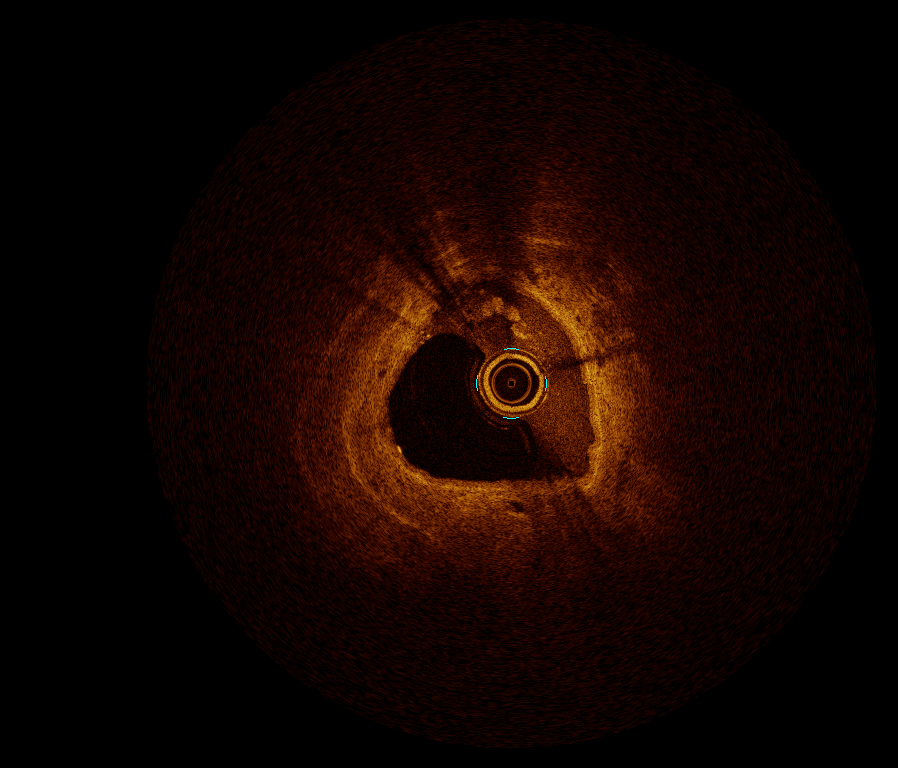
#> input picture DataImage/2/1.png, 898 x 768 px
$ python hsv.py
#> lines starting #> are read from the running program, lines starting #| are printed output that depends on the picture; after the words box and inside, x2 and y2 are one past the last pixel; in counts of white or black regions, pixels touching at a corner belong together
'''
把hsv变成rgb
和
把rgb变成hsv
'''
import cv2
import math

def hsv2rgb(h, s, v):
    h = float(h)
    s = float(s)
    v = float(v)
    h60 = h / 60.0
    h60f = math.floor(h60)
    hi = int(h60f) % 6
    f = h60 - h60f
    p = v * (1 - s)
    q = v * (1 - f * s)
    t = v * (1 - (1 - f) * s)
    r, g, b = 0, 0, 0
    if hi == 0: r, g, b = v, t, p
    elif hi == 1: r, g, b = q, v, p
    elif hi == 2: r, g, b = p, v, t
    elif hi == 3: r, g, b = p, q, v
    elif hi == 4: r, g, b = t, p, v
    elif hi == 5: r, g, b = v, p, q
    r, g, b = int(r * 255), int(g * 255), int(b * 255)
    return r, g, b

def rgb2hsv(r, g, b):
    r, g, b = r/255.0, g/255.0, b/255.0
    mx = max(r, g, b)
    mn = min(r, g, b)
    df = mx-mn
    if mx == mn:
        h = 0
    elif mx == r:
        h = (60 * ((g-b)/df) + 360) % 360
    elif mx == g:
        h = (60 * ((b-r)/df) + 120) % 360
    elif mx == b:
        h = (60 * ((r-g)/df) + 240) % 360
    if mx == 0:
        s = 0
    else:
        s = df/mx
    v = mx
    return h, s, v

image_path="DataImage/2/1.png"
img = cv2.imread(image_path)  # 读取彩色图像(BGR)
#> img is the input picture: shape (768, 898, 3); mean B, G, R 0.3, 4.7, 19.3
img=img[0:768,0:898]
height, width = img.shape[:2]  # 图片的高度和宽度
#> height = 768; width = 898

atan_value=math.atan(634/367)
atan_degree=math.degrees(atan_value)
theta1=atan_degree   # 顺时针旋转角度，单位为角度
x0, y0 = 511, 383  # 以图像中心作为旋转中心
MAR1 = cv2.getRotationMatrix2D((x0,y0), theta1, 1.0)

imgR1 = cv2.warpAffine(img, MAR1, (width, height))  # 旋转变换，默认为黑色填充
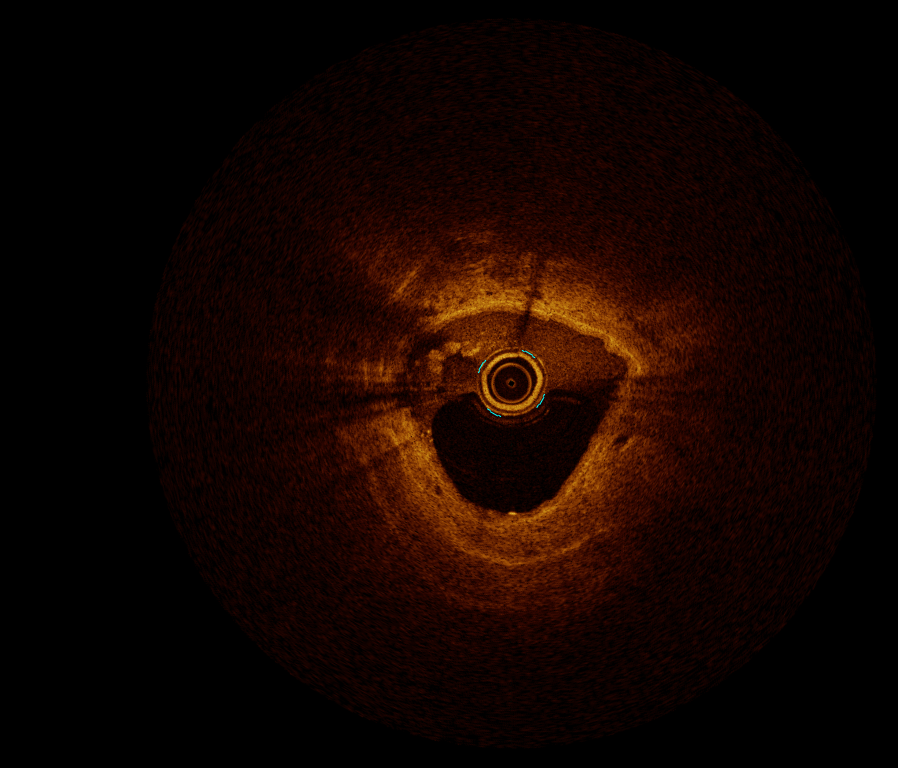
#> imgR1: shape (768, 898, 3); mean B, G, R 0.3, 4.7, 19.3

#半径和中心
r=383-18
r1=383-272
x0=511
y0=383

#遍历每个像素，保留图像中央的圆形部分
for y in range(height):
    for x in range(width):
        if (x-x0)**2+(y-y0)**2>r**2: #判断当前像素 (x, y) 是否在以 (x0, y0) 为中心，半径为 r 的圆形区域之外
            imgR1[y,x]=(0,0,0) #当前像素在圆的外部，那么将这个像素的颜色设置为黑色
    pixel0=imgR1[y,509]
    pixel2=imgR1[y,513]
    h1,s1,v1=rgb2hsv(pixel0[2],pixel0[1],pixel0[0])
    h2,s2,v2=rgb2hsv(pixel2[2],pixel2[1],pixel2[0])
    rgb1=hsv2rgb((h1*2+h2)/3,(s1*2+s2)/3,(v1*2+v2)/3)#不只是511有线，所以取加权消除
    rgb2=hsv2rgb((h1+h2)/2,(s1+s2)/2,(v1+v2)/2)
    rgb3=hsv2rgb((h1+2*h2)/3,(s1+2*s2)/3,(v1+2*v2)/3)
    imgR1[y,510]=(rgb1[2],rgb1[1],rgb1[0])
    imgR1[y,511]=(rgb2[2],rgb2[1],rgb2[0])
    imgR1[y,512]=(rgb3[2],rgb3[1],rgb3[0])
#> imgR1: shape (768, 898, 3); 0.43% of pixels changed, all inside (x1, y1, x2, y2) = (146, 17, 878, 750)


cv2.imshow("vertical",imgR1)
cv2.waitKey()
cv2.destroyAllWindows()
#saveFile="../oct/rot/1.png"
#cv2.imwrite(saveFile,imgR1)

$ run again, with DataImage/2/10.png copied over DataImage/2/1.png
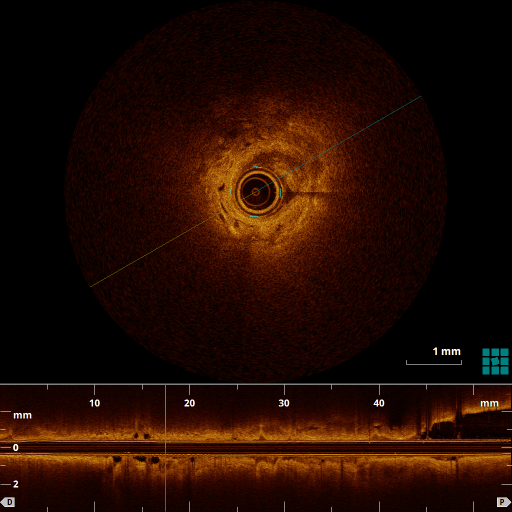
#> input picture DataImage/2/10.png, 1024 x 1024 px (shown at 1/2 size)
#> img is the input picture: shape (1024, 1024, 3); mean B, G, R 2.1, 11.2, 34
#> img: shape (768, 898, 3)
#> `imgR1 = cv2.warpAffine(img, MAR1, (width, height))`:
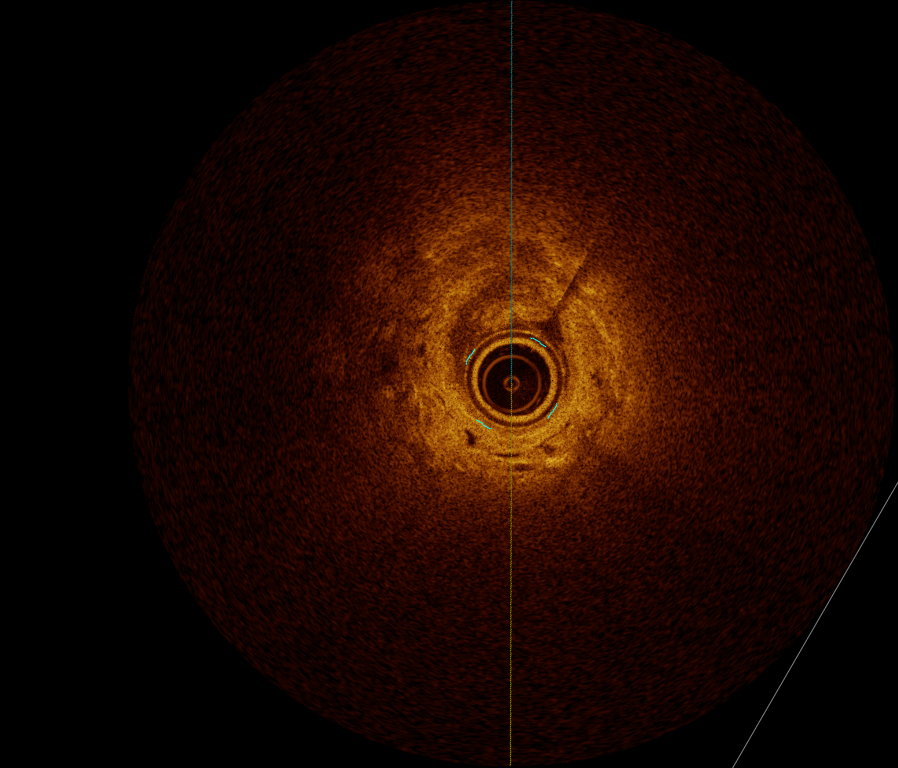
#> imgR1: shape (768, 898, 3); mean B, G, R 0.6, 7.7, 28
#> after the loop `for y in range(height):`:
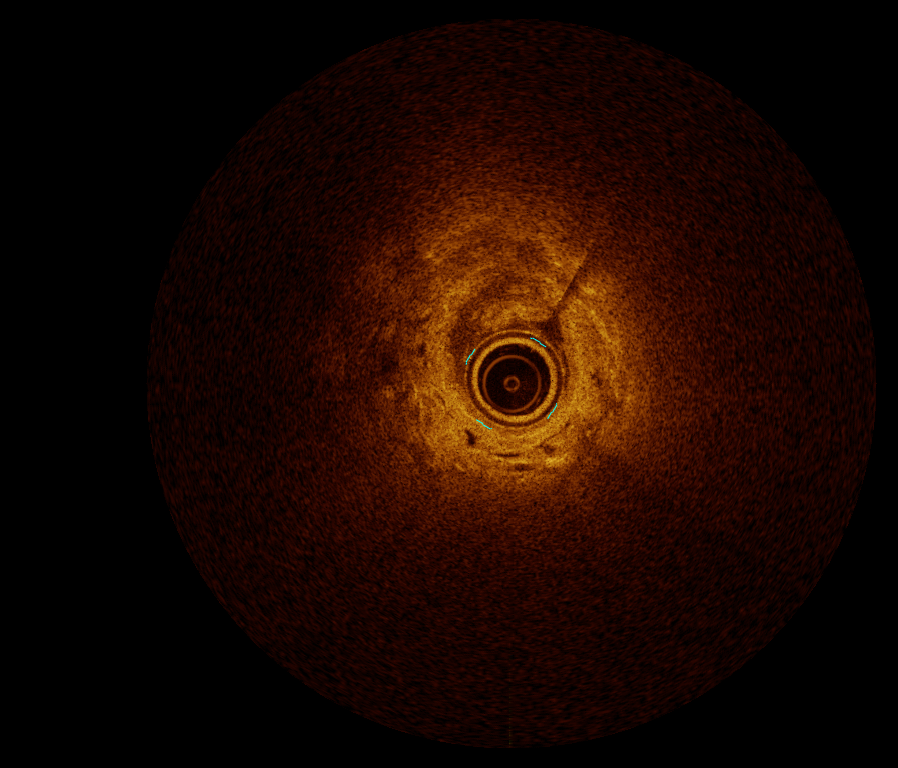
#> imgR1: shape (768, 898, 3); 6.56% of pixels changed, all inside (x1, y1, x2, y2) = (127, 0, 898, 768)

$ run again, with DataImage/2/2.png copied over DataImage/2/1.png
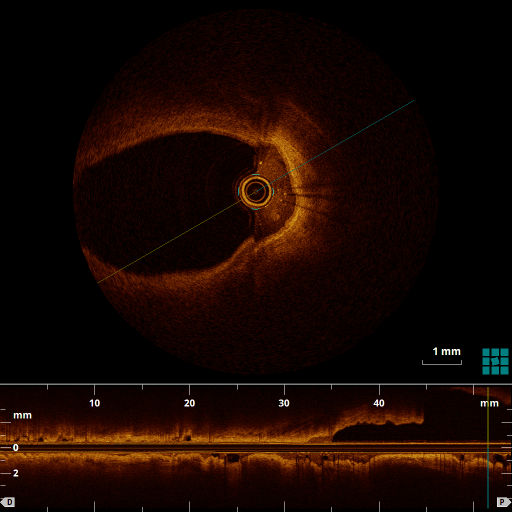
#> input picture DataImage/2/2.png, 1024 x 1024 px (shown at 1/2 size)
#> img is the input picture: shape (1024, 1024, 3); mean B, G, R 1.8, 7.5, 23.5
#> img: shape (768, 898, 3)
#> `imgR1 = cv2.warpAffine(img, MAR1, (width, height))`:
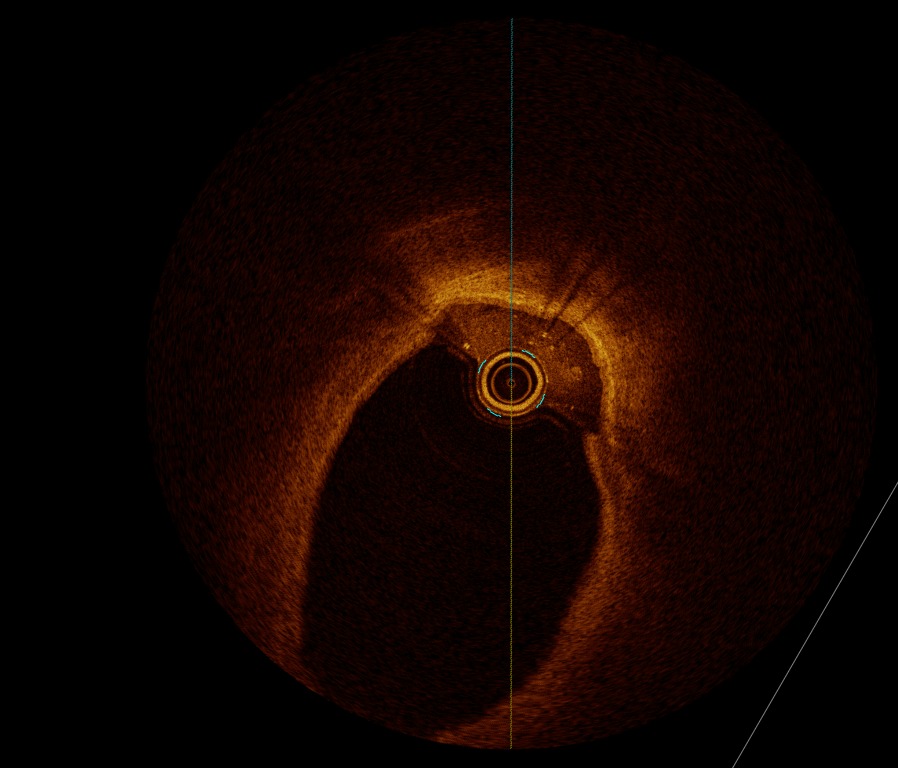
#> imgR1: shape (768, 898, 3); mean B, G, R 0.4, 4.3, 18
#> after the loop `for y in range(height):`:
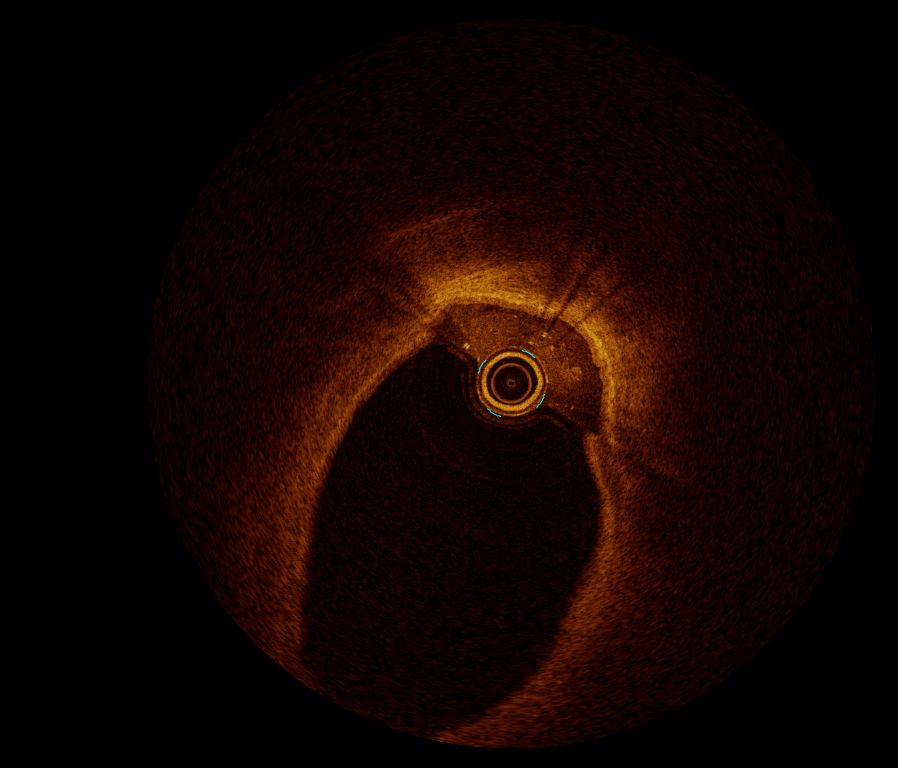
#> imgR1: shape (768, 898, 3); 0.82% of pixels changed, all inside (x1, y1, x2, y2) = (145, 17, 898, 768)
